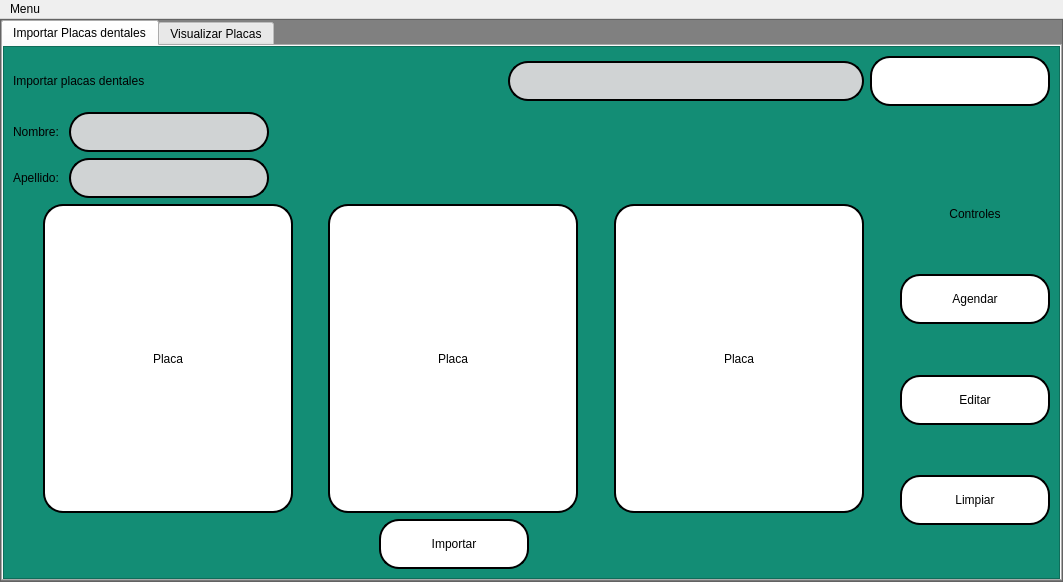
<?xml version="1.0" encoding="UTF-8"?>
<ui version="4.0">
 <class>placas</class>
 <widget class="QMainWindow" name="placas">
  <property name="geometry">
   <rect>
    <x>0</x>
    <y>0</y>
    <width>1063</width>
    <height>582</height>
   </rect>
  </property>
  <property name="windowTitle">
   <string>MainWindow</string>
  </property>
  <widget class="QWidget" name="centralwidget">
   <layout class="QVBoxLayout" name="verticalLayout">
    <property name="spacing">
     <number>0</number>
    </property>
    <property name="leftMargin">
     <number>0</number>
    </property>
    <property name="topMargin">
     <number>0</number>
    </property>
    <property name="rightMargin">
     <number>0</number>
    </property>
    <property name="bottomMargin">
     <number>0</number>
    </property>
    <item>
     <widget class="QFrame" name="frame">
      <property name="styleSheet">
       <string notr="true">QFrame{
background-color:gray;
}</string>
      </property>
      <property name="frameShape">
       <enum>QFrame::StyledPanel</enum>
      </property>
      <property name="frameShadow">
       <enum>QFrame::Raised</enum>
      </property>
      <layout class="QVBoxLayout" name="verticalLayout_2">
       <property name="spacing">
        <number>0</number>
       </property>
       <property name="leftMargin">
        <number>0</number>
       </property>
       <property name="topMargin">
        <number>0</number>
       </property>
       <property name="rightMargin">
        <number>0</number>
       </property>
       <property name="bottomMargin">
        <number>0</number>
       </property>
       <item>
        <widget class="QTabWidget" name="tabWidget">
         <property name="currentIndex">
          <number>0</number>
         </property>
         <widget class="QWidget" name="tab">
          <attribute name="title">
           <string>Importar Placas dentales</string>
          </attribute>
          <layout class="QVBoxLayout" name="verticalLayout_3">
           <property name="spacing">
            <number>0</number>
           </property>
           <property name="leftMargin">
            <number>0</number>
           </property>
           <property name="topMargin">
            <number>0</number>
           </property>
           <property name="rightMargin">
            <number>0</number>
           </property>
           <property name="bottomMargin">
            <number>0</number>
           </property>
           <item>
            <widget class="QFrame" name="frame_7">
             <property name="styleSheet">
              <string notr="true">QFrame{
background-color:#138D75;
	font: 12pt &quot;Microsoft Sans Serif&quot;;
}
QTableWidget{
color:rgb(0,0,0);
gridline-color:rgb(0,206,151);
font-size:12pt;
}
QHeaderView::section{
background-color:rgb(0,206,151);
border:1px solid rgb(0,0,0);
font-size:12pt;
}
QTbaleWidget QTableCornerButton::section{
background-color:rgb(0,0,0);
border:1px solid  rgb(0,206,151);
}
QLineEdit{
border:2px solid rgb(0,0,0);
border-radius:20px;
background-color:#D0D3D4;
	font: 12pt &quot;Microsoft Sans Serif&quot;;
}
QPushButton{
border-radius:20px;
border:2px solid rgb(0,0,0);
background-color:white;
}
QPushButton:hover{
	background-color:#CB4335;
}</string>
             </property>
             <property name="frameShape">
              <enum>QFrame::StyledPanel</enum>
             </property>
             <property name="frameShadow">
              <enum>QFrame::Raised</enum>
             </property>
             <layout class="QVBoxLayout" name="verticalLayout_7">
              <item>
               <layout class="QHBoxLayout" name="horizontalLayout_19">
                <item>
                 <widget class="QLabel" name="title_3">
                  <property name="text">
                   <string>Importar placas dentales</string>
                  </property>
                 </widget>
                </item>
                <item>
                 <spacer name="horizontalSpacer_17">
                  <property name="orientation">
                   <enum>Qt::Horizontal</enum>
                  </property>
                  <property name="sizeHint" stdset="0">
                   <size>
                    <width>40</width>
                    <height>20</height>
                   </size>
                  </property>
                 </spacer>
                </item>
                <item>
                 <widget class="QLineEdit" name="in_busqueda">
                  <property name="minimumSize">
                   <size>
                    <width>0</width>
                    <height>40</height>
                   </size>
                  </property>
                 </widget>
                </item>
                <item>
                 <widget class="QPushButton" name="btn_buscar">
                  <property name="minimumSize">
                   <size>
                    <width>180</width>
                    <height>50</height>
                   </size>
                  </property>
                  <property name="maximumSize">
                   <size>
                    <width>180</width>
                    <height>16777215</height>
                   </size>
                  </property>
                  <property name="styleSheet">
                   <string notr="true"/>
                  </property>
                  <property name="text">
                   <string/>
                  </property>
                  <property name="icon">
                   <iconset>
                    <normaloff>../../../../Desktop/PROYECTO/project/interfaces/ELEMENTOS GRAFICOS/buscar.png</normaloff>../../../../Desktop/PROYECTO/project/interfaces/ELEMENTOS GRAFICOS/buscar.png</iconset>
                  </property>
                  <property name="iconSize">
                   <size>
                    <width>30</width>
                    <height>30</height>
                   </size>
                  </property>
                 </widget>
                </item>
               </layout>
              </item>
              <item>
               <layout class="QHBoxLayout" name="horizontalLayout_20">
                <item>
                 <layout class="QVBoxLayout" name="verticalLayout_23">
                  <item>
                   <layout class="QHBoxLayout" name="horizontalLayout_21">
                    <item>
                     <widget class="QLabel" name="lbl_name_3">
                      <property name="minimumSize">
                       <size>
                        <width>50</width>
                        <height>0</height>
                       </size>
                      </property>
                      <property name="text">
                       <string>Nombre:</string>
                      </property>
                     </widget>
                    </item>
                    <item>
                     <widget class="QLineEdit" name="in_name">
                      <property name="minimumSize">
                       <size>
                        <width>200</width>
                        <height>40</height>
                       </size>
                      </property>
                      <property name="maximumSize">
                       <size>
                        <width>200</width>
                        <height>40</height>
                       </size>
                      </property>
                     </widget>
                    </item>
                    <item>
                     <spacer name="horizontalSpacer_18">
                      <property name="orientation">
                       <enum>Qt::Horizontal</enum>
                      </property>
                      <property name="sizeHint" stdset="0">
                       <size>
                        <width>40</width>
                        <height>20</height>
                       </size>
                      </property>
                     </spacer>
                    </item>
                   </layout>
                  </item>
                  <item>
                   <layout class="QHBoxLayout" name="horizontalLayout_22">
                    <item>
                     <widget class="QLabel" name="lbl_apell_3">
                      <property name="minimumSize">
                       <size>
                        <width>50</width>
                        <height>0</height>
                       </size>
                      </property>
                      <property name="text">
                       <string>Apellido:</string>
                      </property>
                     </widget>
                    </item>
                    <item>
                     <widget class="QLineEdit" name="in_apell">
                      <property name="minimumSize">
                       <size>
                        <width>200</width>
                        <height>40</height>
                       </size>
                      </property>
                      <property name="maximumSize">
                       <size>
                        <width>200</width>
                        <height>40</height>
                       </size>
                      </property>
                     </widget>
                    </item>
                    <item>
                     <spacer name="horizontalSpacer_19">
                      <property name="orientation">
                       <enum>Qt::Horizontal</enum>
                      </property>
                      <property name="sizeHint" stdset="0">
                       <size>
                        <width>40</width>
                        <height>20</height>
                       </size>
                      </property>
                     </spacer>
                    </item>
                   </layout>
                  </item>
                 </layout>
                </item>
                <item>
                 <spacer name="horizontalSpacer_20">
                  <property name="orientation">
                   <enum>Qt::Horizontal</enum>
                  </property>
                  <property name="sizeHint" stdset="0">
                   <size>
                    <width>40</width>
                    <height>20</height>
                   </size>
                  </property>
                 </spacer>
                </item>
               </layout>
              </item>
              <item>
               <layout class="QHBoxLayout" name="horizontalLayout_3">
                <item>
                 <layout class="QVBoxLayout" name="verticalLayout_5">
                  <item>
                   <layout class="QHBoxLayout" name="horizontalLayout_2">
                    <item>
                     <spacer name="horizontalSpacer_21">
                      <property name="orientation">
                       <enum>Qt::Horizontal</enum>
                      </property>
                      <property name="sizeHint" stdset="0">
                       <size>
                        <width>40</width>
                        <height>20</height>
                       </size>
                      </property>
                     </spacer>
                    </item>
                    <item>
                     <widget class="QLabel" name="img1">
                      <property name="minimumSize">
                       <size>
                        <width>250</width>
                        <height>250</height>
                       </size>
                      </property>
                      <property name="styleSheet">
                       <string notr="true">QLabel{
background-color: rgb(255, 255, 255);
border: 2px solid  rgb(0,0,0);
border-radius:20px;
}</string>
                      </property>
                      <property name="text">
                       <string>Placa</string>
                      </property>
                      <property name="alignment">
                       <set>Qt::AlignCenter</set>
                      </property>
                     </widget>
                    </item>
                    <item>
                     <spacer name="horizontalSpacer_22">
                      <property name="orientation">
                       <enum>Qt::Horizontal</enum>
                      </property>
                      <property name="sizeHint" stdset="0">
                       <size>
                        <width>40</width>
                        <height>20</height>
                       </size>
                      </property>
                     </spacer>
                    </item>
                    <item>
                     <widget class="QLabel" name="img2">
                      <property name="minimumSize">
                       <size>
                        <width>250</width>
                        <height>250</height>
                       </size>
                      </property>
                      <property name="styleSheet">
                       <string notr="true">QLabel{
background-color: rgb(255, 255, 255);
border: 2px solid  rgb(0,0,0);
border-radius:20px;
}</string>
                      </property>
                      <property name="text">
                       <string>Placa</string>
                      </property>
                      <property name="alignment">
                       <set>Qt::AlignCenter</set>
                      </property>
                     </widget>
                    </item>
                    <item>
                     <spacer name="horizontalSpacer_23">
                      <property name="orientation">
                       <enum>Qt::Horizontal</enum>
                      </property>
                      <property name="sizeHint" stdset="0">
                       <size>
                        <width>40</width>
                        <height>20</height>
                       </size>
                      </property>
                     </spacer>
                    </item>
                    <item>
                     <widget class="QLabel" name="img3">
                      <property name="minimumSize">
                       <size>
                        <width>250</width>
                        <height>250</height>
                       </size>
                      </property>
                      <property name="styleSheet">
                       <string notr="true">QLabel{
background-color: rgb(255, 255, 255);
border: 2px solid  rgb(0,0,0);
border-radius:20px;
}</string>
                      </property>
                      <property name="text">
                       <string>Placa</string>
                      </property>
                      <property name="alignment">
                       <set>Qt::AlignCenter</set>
                      </property>
                     </widget>
                    </item>
                    <item>
                     <spacer name="horizontalSpacer_24">
                      <property name="orientation">
                       <enum>Qt::Horizontal</enum>
                      </property>
                      <property name="sizeHint" stdset="0">
                       <size>
                        <width>40</width>
                        <height>20</height>
                       </size>
                      </property>
                     </spacer>
                    </item>
                   </layout>
                  </item>
                  <item>
                   <layout class="QHBoxLayout" name="horizontalLayout">
                    <item>
                     <spacer name="horizontalSpacer">
                      <property name="orientation">
                       <enum>Qt::Horizontal</enum>
                      </property>
                      <property name="sizeHint" stdset="0">
                       <size>
                        <width>40</width>
                        <height>20</height>
                       </size>
                      </property>
                     </spacer>
                    </item>
                    <item>
                     <widget class="QPushButton" name="btn_import">
                      <property name="minimumSize">
                       <size>
                        <width>150</width>
                        <height>50</height>
                       </size>
                      </property>
                      <property name="maximumSize">
                       <size>
                        <width>150</width>
                        <height>50</height>
                       </size>
                      </property>
                      <property name="text">
                       <string>Importar</string>
                      </property>
                     </widget>
                    </item>
                    <item>
                     <spacer name="horizontalSpacer_3">
                      <property name="orientation">
                       <enum>Qt::Horizontal</enum>
                      </property>
                      <property name="sizeHint" stdset="0">
                       <size>
                        <width>40</width>
                        <height>20</height>
                       </size>
                      </property>
                     </spacer>
                    </item>
                   </layout>
                  </item>
                 </layout>
                </item>
                <item>
                 <layout class="QVBoxLayout" name="verticalLayout_6">
                  <item>
                   <widget class="QLabel" name="label_13">
                    <property name="minimumSize">
                     <size>
                      <width>100</width>
                      <height>20</height>
                     </size>
                    </property>
                    <property name="maximumSize">
                     <size>
                      <width>250</width>
                      <height>20</height>
                     </size>
                    </property>
                    <property name="styleSheet">
                     <string notr="true">QLabel{
border:0px;
}</string>
                    </property>
                    <property name="text">
                     <string>Controles</string>
                    </property>
                    <property name="alignment">
                     <set>Qt::AlignCenter</set>
                    </property>
                   </widget>
                  </item>
                  <item>
                   <spacer name="verticalSpacer_17">
                    <property name="orientation">
                     <enum>Qt::Vertical</enum>
                    </property>
                    <property name="sizeHint" stdset="0">
                     <size>
                      <width>20</width>
                      <height>40</height>
                     </size>
                    </property>
                   </spacer>
                  </item>
                  <item>
                   <widget class="QPushButton" name="btn_agg">
                    <property name="minimumSize">
                     <size>
                      <width>150</width>
                      <height>50</height>
                     </size>
                    </property>
                    <property name="maximumSize">
                     <size>
                      <width>150</width>
                      <height>50</height>
                     </size>
                    </property>
                    <property name="text">
                     <string>Agendar</string>
                    </property>
                   </widget>
                  </item>
                  <item>
                   <spacer name="verticalSpacer_18">
                    <property name="orientation">
                     <enum>Qt::Vertical</enum>
                    </property>
                    <property name="sizeHint" stdset="0">
                     <size>
                      <width>20</width>
                      <height>40</height>
                     </size>
                    </property>
                   </spacer>
                  </item>
                  <item>
                   <widget class="QPushButton" name="btn_edit">
                    <property name="minimumSize">
                     <size>
                      <width>150</width>
                      <height>50</height>
                     </size>
                    </property>
                    <property name="maximumSize">
                     <size>
                      <width>150</width>
                      <height>50</height>
                     </size>
                    </property>
                    <property name="text">
                     <string>Editar</string>
                    </property>
                   </widget>
                  </item>
                  <item>
                   <spacer name="verticalSpacer_19">
                    <property name="orientation">
                     <enum>Qt::Vertical</enum>
                    </property>
                    <property name="sizeHint" stdset="0">
                     <size>
                      <width>20</width>
                      <height>40</height>
                     </size>
                    </property>
                   </spacer>
                  </item>
                  <item>
                   <widget class="QPushButton" name="btn_clear">
                    <property name="minimumSize">
                     <size>
                      <width>150</width>
                      <height>50</height>
                     </size>
                    </property>
                    <property name="maximumSize">
                     <size>
                      <width>150</width>
                      <height>50</height>
                     </size>
                    </property>
                    <property name="text">
                     <string>Limpiar</string>
                    </property>
                   </widget>
                  </item>
                  <item>
                   <spacer name="verticalSpacer_20">
                    <property name="orientation">
                     <enum>Qt::Vertical</enum>
                    </property>
                    <property name="sizeHint" stdset="0">
                     <size>
                      <width>20</width>
                      <height>40</height>
                     </size>
                    </property>
                   </spacer>
                  </item>
                 </layout>
                </item>
               </layout>
              </item>
             </layout>
            </widget>
           </item>
          </layout>
         </widget>
         <widget class="QWidget" name="tab_2">
          <attribute name="title">
           <string>Visualizar Placas</string>
          </attribute>
          <layout class="QVBoxLayout" name="verticalLayout_4">
           <property name="spacing">
            <number>0</number>
           </property>
           <property name="leftMargin">
            <number>0</number>
           </property>
           <property name="topMargin">
            <number>0</number>
           </property>
           <property name="rightMargin">
            <number>0</number>
           </property>
           <property name="bottomMargin">
            <number>0</number>
           </property>
           <item>
            <widget class="QFrame" name="frame_3">
             <property name="styleSheet">
              <string notr="true">QFrame{
background-color:#138D75;
	font: 12pt &quot;Microsoft Sans Serif&quot;;
}
QTableWidget{
color:rgb(0,0,0);
gridline-color:rgb(0,206,151);
font-size:12pt;
}
QHeaderView::section{
background-color:rgb(0,206,151);
border:1px solid rgb(0,0,0);
font-size:12pt;
}
QTbaleWidget QTableCornerButton::section{
background-color:rgb(0,0,0);
border:1px solid  rgb(0,206,151);
}
QLineEdit{
border:2px solid rgb(0,0,0);
border-radius:20px;
background-color:#D0D3D4;
	font: 12pt &quot;Microsoft Sans Serif&quot;;
}
QPushButton{
border-radius:20px;
border:2px solid rgb(0,0,0);
background-color:white;
}
QPushButton:hover{
	background-color:#CB4335;
}</string>
             </property>
             <property name="frameShape">
              <enum>QFrame::StyledPanel</enum>
             </property>
             <property name="frameShadow">
              <enum>QFrame::Raised</enum>
             </property>
             <layout class="QVBoxLayout" name="verticalLayout_8">
              <item>
               <layout class="QHBoxLayout" name="horizontalLayout_17">
                <item>
                 <widget class="QLabel" name="title_2">
                  <property name="text">
                   <string>Visualizar placas dentales</string>
                  </property>
                 </widget>
                </item>
                <item>
                 <spacer name="horizontalSpacer_2">
                  <property name="orientation">
                   <enum>Qt::Horizontal</enum>
                  </property>
                  <property name="sizeHint" stdset="0">
                   <size>
                    <width>40</width>
                    <height>20</height>
                   </size>
                  </property>
                 </spacer>
                </item>
                <item>
                 <widget class="QLineEdit" name="in_busqueda_2">
                  <property name="minimumSize">
                   <size>
                    <width>0</width>
                    <height>40</height>
                   </size>
                  </property>
                 </widget>
                </item>
                <item>
                 <widget class="QPushButton" name="btn_buscar_2">
                  <property name="minimumSize">
                   <size>
                    <width>180</width>
                    <height>50</height>
                   </size>
                  </property>
                  <property name="maximumSize">
                   <size>
                    <width>180</width>
                    <height>16777215</height>
                   </size>
                  </property>
                  <property name="styleSheet">
                   <string notr="true"/>
                  </property>
                  <property name="text">
                   <string/>
                  </property>
                  <property name="icon">
                   <iconset>
                    <normaloff>../../../../Desktop/PROYECTO/project/interfaces/ELEMENTOS GRAFICOS/buscar.png</normaloff>../../../../Desktop/PROYECTO/project/interfaces/ELEMENTOS GRAFICOS/buscar.png</iconset>
                  </property>
                  <property name="iconSize">
                   <size>
                    <width>30</width>
                    <height>30</height>
                   </size>
                  </property>
                 </widget>
                </item>
               </layout>
              </item>
              <item>
               <layout class="QVBoxLayout" name="verticalLayout_15">
                <item>
                 <widget class="QLabel" name="label_8">
                  <property name="text">
                   <string>Las placas dentales del paciente:</string>
                  </property>
                 </widget>
                </item>
                <item>
                 <layout class="QVBoxLayout" name="verticalLayout_14">
                  <item>
                   <layout class="QHBoxLayout" name="horizontalLayout_5">
                    <item>
                     <widget class="QLabel" name="lbl_name_2">
                      <property name="minimumSize">
                       <size>
                        <width>50</width>
                        <height>0</height>
                       </size>
                      </property>
                      <property name="text">
                       <string>Nombre:</string>
                      </property>
                     </widget>
                    </item>
                    <item>
                     <widget class="QLineEdit" name="in_name_2">
                      <property name="minimumSize">
                       <size>
                        <width>200</width>
                        <height>40</height>
                       </size>
                      </property>
                      <property name="maximumSize">
                       <size>
                        <width>200</width>
                        <height>40</height>
                       </size>
                      </property>
                     </widget>
                    </item>
                    <item>
                     <spacer name="horizontalSpacer_13">
                      <property name="orientation">
                       <enum>Qt::Horizontal</enum>
                      </property>
                      <property name="sizeHint" stdset="0">
                       <size>
                        <width>40</width>
                        <height>20</height>
                       </size>
                      </property>
                     </spacer>
                    </item>
                   </layout>
                  </item>
                  <item>
                   <layout class="QHBoxLayout" name="horizontalLayout_13">
                    <item>
                     <widget class="QLabel" name="lbl_apell_2">
                      <property name="minimumSize">
                       <size>
                        <width>50</width>
                        <height>0</height>
                       </size>
                      </property>
                      <property name="text">
                       <string>Apellido:</string>
                      </property>
                     </widget>
                    </item>
                    <item>
                     <widget class="QLineEdit" name="in_apell_2">
                      <property name="minimumSize">
                       <size>
                        <width>200</width>
                        <height>40</height>
                       </size>
                      </property>
                      <property name="maximumSize">
                       <size>
                        <width>200</width>
                        <height>40</height>
                       </size>
                      </property>
                     </widget>
                    </item>
                    <item>
                     <spacer name="horizontalSpacer_16">
                      <property name="orientation">
                       <enum>Qt::Horizontal</enum>
                      </property>
                      <property name="sizeHint" stdset="0">
                       <size>
                        <width>40</width>
                        <height>20</height>
                       </size>
                      </property>
                     </spacer>
                    </item>
                   </layout>
                  </item>
                 </layout>
                </item>
               </layout>
              </item>
              <item>
               <spacer name="verticalSpacer_6">
                <property name="orientation">
                 <enum>Qt::Vertical</enum>
                </property>
                <property name="sizeHint" stdset="0">
                 <size>
                  <width>20</width>
                  <height>40</height>
                 </size>
                </property>
               </spacer>
              </item>
              <item>
               <layout class="QHBoxLayout" name="horizontalLayout_11">
                <item>
                 <spacer name="horizontalSpacer_12">
                  <property name="orientation">
                   <enum>Qt::Horizontal</enum>
                  </property>
                  <property name="sizeHint" stdset="0">
                   <size>
                    <width>40</width>
                    <height>20</height>
                   </size>
                  </property>
                 </spacer>
                </item>
                <item>
                 <widget class="QLabel" name="img4">
                  <property name="minimumSize">
                   <size>
                    <width>250</width>
                    <height>250</height>
                   </size>
                  </property>
                  <property name="styleSheet">
                   <string notr="true">QLabel{
background-color: rgb(255, 255, 255);
border: 2px solid  rgb(0,0,0);
border-radius:20px;
}</string>
                  </property>
                  <property name="text">
                   <string>Placa</string>
                  </property>
                  <property name="alignment">
                   <set>Qt::AlignCenter</set>
                  </property>
                 </widget>
                </item>
                <item>
                 <spacer name="horizontalSpacer_10">
                  <property name="orientation">
                   <enum>Qt::Horizontal</enum>
                  </property>
                  <property name="sizeHint" stdset="0">
                   <size>
                    <width>40</width>
                    <height>20</height>
                   </size>
                  </property>
                 </spacer>
                </item>
                <item>
                 <widget class="QLabel" name="img5">
                  <property name="minimumSize">
                   <size>
                    <width>250</width>
                    <height>250</height>
                   </size>
                  </property>
                  <property name="styleSheet">
                   <string notr="true">QLabel{
background-color: rgb(255, 255, 255);
border: 2px solid  rgb(0,0,0);
border-radius:20px;
}</string>
                  </property>
                  <property name="text">
                   <string>Placa</string>
                  </property>
                  <property name="alignment">
                   <set>Qt::AlignCenter</set>
                  </property>
                 </widget>
                </item>
                <item>
                 <spacer name="horizontalSpacer_11">
                  <property name="orientation">
                   <enum>Qt::Horizontal</enum>
                  </property>
                  <property name="sizeHint" stdset="0">
                   <size>
                    <width>40</width>
                    <height>20</height>
                   </size>
                  </property>
                 </spacer>
                </item>
                <item>
                 <widget class="QLabel" name="img6">
                  <property name="minimumSize">
                   <size>
                    <width>250</width>
                    <height>250</height>
                   </size>
                  </property>
                  <property name="styleSheet">
                   <string notr="true">QLabel{
background-color: rgb(255, 255, 255);
border: 2px solid  rgb(0,0,0);
border-radius:20px;
}</string>
                  </property>
                  <property name="text">
                   <string>Placa</string>
                  </property>
                  <property name="alignment">
                   <set>Qt::AlignCenter</set>
                  </property>
                 </widget>
                </item>
                <item>
                 <spacer name="horizontalSpacer_15">
                  <property name="orientation">
                   <enum>Qt::Horizontal</enum>
                  </property>
                  <property name="sizeHint" stdset="0">
                   <size>
                    <width>40</width>
                    <height>20</height>
                   </size>
                  </property>
                 </spacer>
                </item>
               </layout>
              </item>
              <item>
               <spacer name="verticalSpacer_11">
                <property name="orientation">
                 <enum>Qt::Vertical</enum>
                </property>
                <property name="sizeHint" stdset="0">
                 <size>
                  <width>20</width>
                  <height>40</height>
                 </size>
                </property>
               </spacer>
              </item>
              <item>
               <layout class="QHBoxLayout" name="horizontalLayout_4">
                <item>
                 <spacer name="horizontalSpacer_4">
                  <property name="orientation">
                   <enum>Qt::Horizontal</enum>
                  </property>
                  <property name="sizeHint" stdset="0">
                   <size>
                    <width>40</width>
                    <height>20</height>
                   </size>
                  </property>
                 </spacer>
                </item>
                <item>
                 <widget class="QPushButton" name="btn_clear_2">
                  <property name="minimumSize">
                   <size>
                    <width>150</width>
                    <height>50</height>
                   </size>
                  </property>
                  <property name="maximumSize">
                   <size>
                    <width>150</width>
                    <height>50</height>
                   </size>
                  </property>
                  <property name="text">
                   <string>Limpiar</string>
                  </property>
                 </widget>
                </item>
                <item>
                 <spacer name="horizontalSpacer_5">
                  <property name="orientation">
                   <enum>Qt::Horizontal</enum>
                  </property>
                  <property name="sizeHint" stdset="0">
                   <size>
                    <width>40</width>
                    <height>20</height>
                   </size>
                  </property>
                 </spacer>
                </item>
               </layout>
              </item>
              <item>
               <spacer name="verticalSpacer">
                <property name="orientation">
                 <enum>Qt::Vertical</enum>
                </property>
                <property name="sizeHint" stdset="0">
                 <size>
                  <width>20</width>
                  <height>39</height>
                 </size>
                </property>
               </spacer>
              </item>
             </layout>
            </widget>
           </item>
          </layout>
         </widget>
        </widget>
       </item>
      </layout>
     </widget>
    </item>
   </layout>
  </widget>
  <widget class="QMenuBar" name="menubar">
   <property name="geometry">
    <rect>
     <x>0</x>
     <y>0</y>
     <width>1063</width>
     <height>21</height>
    </rect>
   </property>
   <widget class="QMenu" name="menuMenu">
    <property name="title">
     <string>Menu</string>
    </property>
    <addaction name="actionSalir"/>
    <addaction name="actionVolver_al_menu_principal"/>
   </widget>
   <addaction name="menuMenu"/>
  </widget>
  <action name="actionSalir">
   <property name="text">
    <string>Salir</string>
   </property>
  </action>
  <action name="actionVolver_al_menu_principal">
   <property name="text">
    <string>Volver al menu principal</string>
   </property>
  </action>
 </widget>
 <resources/>
 <connections/>
</ui>
